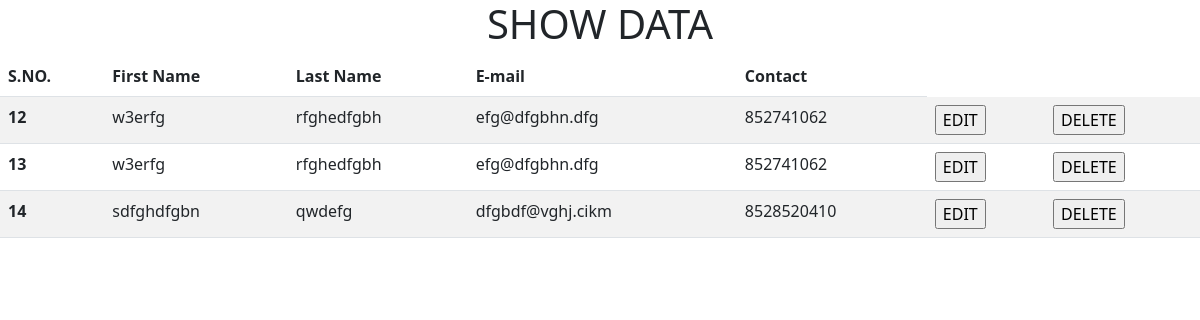
Page /show/ on the committed database.
### app/models.py (models this page shows)
class Student(models.Model):
    Firstname = models.CharField(max_length=50)
    Lastname = models.CharField(max_length=50)
    Email = models.EmailField(max_length=50)
    Contact = models.BigIntegerField()

### app/views.py (the view)
# urls.py: path("show/",views.read,name="show"),
def read(request):
    data = Student.objects.all()
    return render(request,"app/show.html",{'data':data})

### app/templates/app/show.html (shortened to what this page needs)
<!doctype html>
<html lang="en">
  <head>
    <link href="https://cdn.jsdelivr.net/npm/bootstrap@5.2.0-beta1/dist/css/bootstrap.min.css" rel="stylesheet">
  </head>
  <body>
    <center><h1>SHOW DATA</h1></center>
    <table class="table table-striped">
        <thead>
          <tr>
            <th scope="col">S.NO.</th>
            <th scope="col">First Name</th>
            <th scope="col">Last Name</th>
            <th scope="col">E-mail</th>
            <th scope="col">Contact</th>
          </tr>
        </thead>
        <tbody>
         {% if data %}
          {% for data in data %}
            <tr>
                <th scope="row">{{data.id}}</th>
                <td>{{data.Firstname}}</td>
                <td>{{data.Lastname}}</td>
                <td>{{data.Email}}</td>
                <td>{{data.Contact}}</td>
                <td>
                  <form action="{% url 'update' id=data.id %}" method="post">
                    <input type="submit" value="EDIT">
                  </form>
                </td>
                <td>
                  <form action="{% url 'delete' id=data.id %}" method="post" >
                    <input type="submit" value="DELETE">
                  </form>
                </td>
              </tr>
           {% endfor %}
                {% endif %}
        </tbody>
      </table>
  </body>
</html>

### rows in the picture
Student: id "12", Firstname "w3erfg", Lastname "rfghedfgbh", Email "efg@dfgbhn.dfg", Contact "852741062"
Student: id "13", Firstname "w3erfg", Lastname "rfghedfgbh", Email "efg@dfgbhn.dfg", Contact "852741062"
Student: id "14", Firstname "sdfghdfgbn", Lastname "qwdefg", Email "dfgbdf@vghj.cikm", Contact "8528520410"
